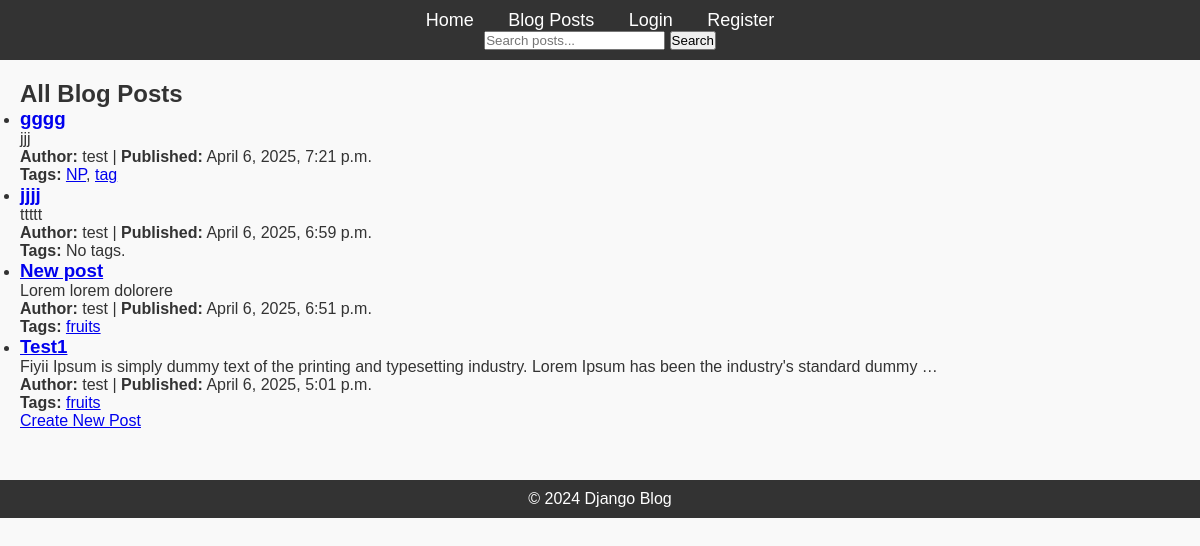
Page /post/ on the committed database.
### blog/models.py (models this page shows, shortened)
class Post(models.Model):
    title = models.CharField(max_length=200)
    content = models.TextField()
    published_date = models.DateTimeField(auto_now_add=True)
    author = models.ForeignKey(User, on_delete=models.CASCADE, related_name='posts')
    tags = TaggableManager()

### blog/views.py (the view)
# urls.py: path('post/', views.PostListView.as_view(), name='posts-list'),
class PostListView(ListView):
    model = Post
    template_name = 'blog/post_list.html'  # Template for listing all posts
    context_object_name = 'posts'  # Name for the context variable in the template
    ordering = ['-published_date']  # Order posts by most recent

### blog/templates/blog/post_list.html (shortened to what this page needs)
{% extends 'blog/base.html' %}
{% block content %}
    <h2>All Blog Posts</h2>
    <ul>
        {% for post in posts %}
            <li>
                <h3><a href="{% url 'post_detail' post.pk %}">{{ post.title }}</a></h3>
                <p>{{ post.content|truncatewords:20 }}</p>
                <p><strong>Author:</strong> {{ post.author.username }} | <strong>Published:</strong> {{ post.published_date }}</p>
                <p><strong>Tags:</strong>
                    {% for tag in post.tags.all %}
                      <a href="{% url 'posts-by-tag' tag.name %}">{{ tag.name }}</a>{% if not forloop.last %}, {% endif %}
                    {% empty %}
                      No tags.
                    {% endfor %}
                </p>
            </li>
        {% endfor %}
    </ul>
    <a href="{% url 'post_create' %}">Create New Post</a>
{% endblock %}

### blog/static/css/styles.css (style rules this page uses)
* { margin: 0; padding: 0; box-sizing: border-box; }
body { font-family: Arial, sans-serif; background-color: #f9f9f9; color: #333; }

### rows in the picture
Post: title "gggg", content "jjj", author.username "test", published_date "April 6, 2025, 7:21 p.m."
Tag: name "NP"
Tag: name "tag"
Post: title "jjjj", content "ttttt", author.username "test", published_date "April 6, 2025, 6:59 p.m."
Post: title "New post", content "Lorem lorem dolorere", author.username "test", published_date "April 6, 2025, 6:51 p.m."
Tag: name "fruits"
Post: title "Test1", content "Fiyii Ipsum is simply dummy text of the printing and typesetting industry. Lorem Ipsum has been the industry's standard dummy …", author.username "test", published_date "April 6, 2025, 5:01 p.m."
